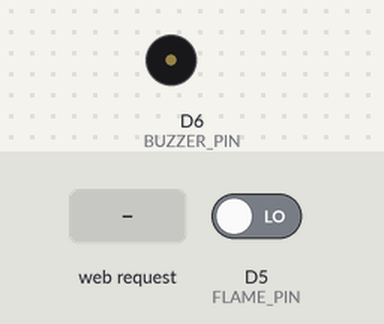
Bench run of a sketch on a simulated ESP8266 (NodeMCU). Shown: buzzer (waves = sounding, pin HIGH). Inputs (shaded band) come from the test bench; at power-on: D5 (FLAME_PIN) LOW. WiFi joins after 1.5 s; servers stay silent unless stated; the local clock reads 2024-03-15 10:24:30 at power-on unless the sketch sets it; what the sketch prints to the serial monitor is not drawn.

Above: at 2.7 s.
2.8 s: HTTP request GET / received
At 3.4 s:
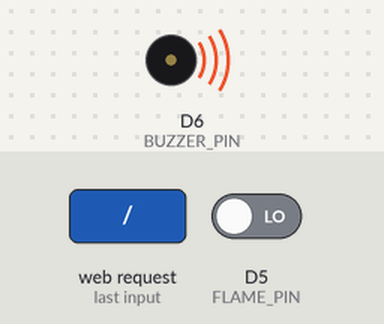
Timing chart, 0 to 5.8 s (numbered marks = the images above; inputs shaded):
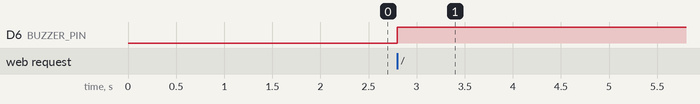

Measured:
- after the input at 2.8 s, D6 (BUZZER_PIN): LOW → HIGH at once

The sketch:

esp8266_fire_dashboard.ino
```cpp
#include <ESP8266WiFi.h>
#include <ESP8266WebServer.h>
#include <time.h>

#define FLAME_PIN D5
#define GAS_PIN A0
#define BUZZER_PIN D6

const char* ssid = "YOUR_WIFI_NAME";
const char* password = "YOUR_WIFI_PASSWORD";

ESP8266WebServer server(80);

int gasThreshold = 400;
bool fireDetected = false;

void handleRoot() {
  int gasValue = analogRead(GAS_PIN);
  int flameValue = digitalRead(FLAME_PIN);

  fireDetected = (flameValue == LOW || gasValue > gasThreshold);

  time_t now = time(nullptr);
  struct tm* timeinfo = localtime(&now);

  char timeStr[60];
  strftime(timeStr, sizeof(timeStr), "%A | %d %B %Y | %H:%M:%S", timeinfo);

  String page = "<!DOCTYPE html><html><head>";
  page += "<meta http-equiv='refresh' content='1'>";
  page += "<meta name='viewport' content='width=device-width, initial-scale=1.0'>";
  page += "<style>";

  if (fireDetected) {
    page += "body{background:#b00000;}";
  } else {
    page += "body{background:#0b1f0b;}";
  }

  page += "body{margin:0;height:100vh;display:flex;align-items:center;justify-content:center;";
  page += "font-family:'Segoe UI','Inter','Roboto',Arial,sans-serif;color:white;}";

  page += ".panel{";
  page += "width:85%;max-width:900px;";
  page += "padding:60px 50px;";
  page += "background:rgba(0,0,0,0.35);";
  page += "backdrop-filter:blur(10px);";
  page += "border-radius:18px;";
  page += "box-shadow:0 20px 50px rgba(0,0,0,0.5);";
  page += "text-align:center;}";

  page += ".title{font-size:72px;font-weight:800;letter-spacing:4px;}";
  page += ".status{font-size:48px;font-weight:700;margin-top:20px;}";
  page += ".time{font-size:34px;margin-top:35px;font-weight:500;}";
  page += ".details{font-size:22px;margin-top:30px;opacity:0.9;}";

  page += "</style></head><body>";

  page += "<div class='panel'>";

  if (fireDetected) {
    page += "<div class='title'>EMERGENCY</div>";
    page += "<div class='status'>FIRE DETECTED</div>";
  } else {
    page += "<div class='title'>SYSTEM NORMAL</div>";
    page += "<div class='status'>NO FIRE CONDITION</div>";
  }

  page += "<div class='time'>";
  page += timeStr;
  page += "</div>";

  page += "<div class='details'>";
  page += "Gas Level: ";
  page += String(gasValue);
  page += " | Flame Sensor: ";
  page += (flameValue == LOW ? "ACTIVE" : "INACTIVE");
  page += "</div>";

  page += "</div></body></html>";

  server.send(200, "text/html", page);
}

void setup() {
  Serial.begin(9600);

  pinMode(FLAME_PIN, INPUT);
  pinMode(BUZZER_PIN, OUTPUT);

  WiFi.begin(ssid, password);
  while (WiFi.status() != WL_CONNECTED) {
    delay(500);
    Serial.print(".");
  }

  configTime(19800, 0, "pool.ntp.org", "time.nist.gov");

  Serial.println("\nConnected");
  Serial.print("Dashboard IP: ");
  Serial.println(WiFi.localIP());

  server.on("/", handleRoot);
  server.begin();
}

void loop() {
  server.handleClient();

  if (fireDetected) {
    digitalWrite(BUZZER_PIN, HIGH);
  } else {
    digitalWrite(BUZZER_PIN, LOW);
  }
}
```
